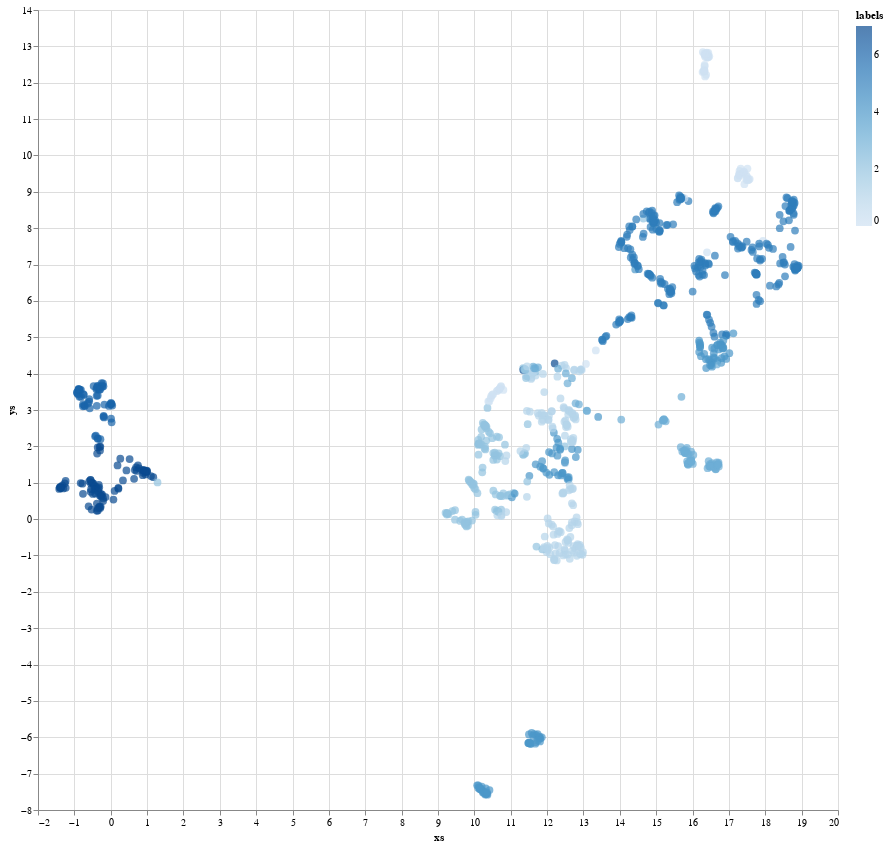

Source (notebook cell):
### Code cell
import altair as alt

alt.Chart(df_2).mark_circle(size=60).encode(
    x='xs:Q',
    y='ys:Q',
    color="labels",
    tooltip='ts',
).properties(width=800, height=800).interactive()

### Figure 1 — Vega-Lite specification as saved in the notebook (floating-point values rounded to 4 significant figures; data arrays with more than 128 entries replaced by an {"elided": "..."} marker saying what was removed)
{"config": {"view": {"continuousWidth": 300, "continuousHeight": 300}}, "data": {"name": "data-9dc0e8a6b177c44217684f7c1b8e3129"}, "mark": {"type": "circle", "size": 60}, "encoding": {"color": {"field": "labels", "type": "quantitative"}, "tooltip": {"field": "ts", "type": "nominal"}, "x": {"field": "xs", "type": "quantitative"}, "y": {"field": "ys", "type": "quantitative"}}, "height": 800, "params": [{"name": "param_2", "select": {"type": "interval", "encodings": ["x", "y"]}, "bind": "scales"}], "width": 800, "$schema": "https://vega.github.io/schema/vega-lite/v5.17.0.json", "datasets": {"data-9dc0e8a6b177c44217684f7c1b8e3129": {"elided": "914 records"}}}
